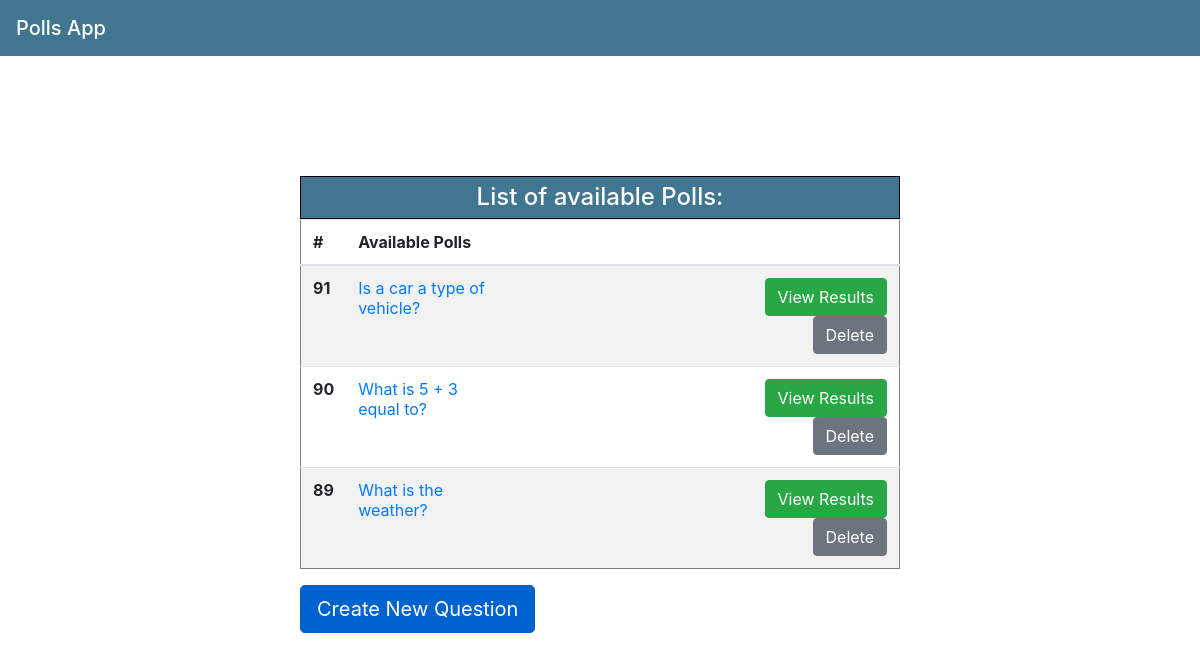
/polls/, run on an earlier commit of the app's database.
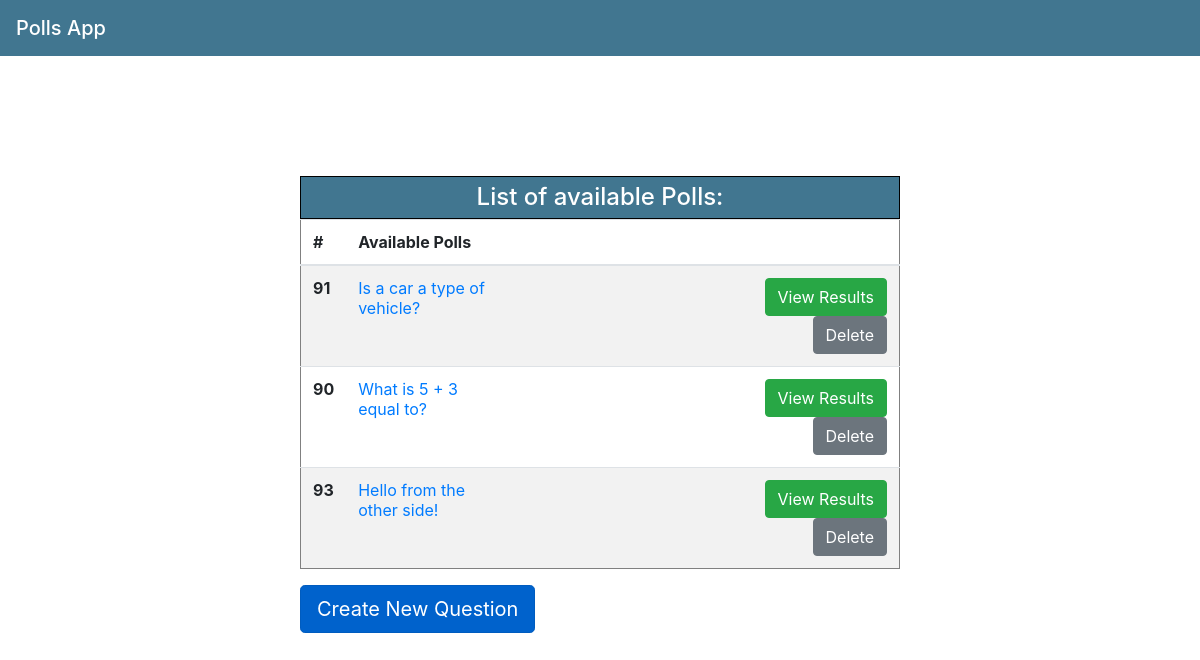
And on a later commit of the database.
### polls/models.py (models this page shows, shortened)
class Question(models.Model):
    question_text = models.CharField(max_length=200)
    pub_date = models.DateTimeField('date published')

### polls/views.py (the view)
# urls.py: path('', views.IndexView.as_view(), name='index'),
class IndexView(generic.ListView):
    template_name = 'polls/index.html'
    context_object_name = 'latest_question_list'
    def get_queryset(self):
        return Question.objects.order_by('-pub_date')[:6]

### polls/templates/polls/index.html
{% extends 'polls/base.html' %}
{% block content %}
    <div class="pollsContainer">
        <table class="table table-striped pollsTable">
             <thead>
                    <tr>
                        <h4 class = "listTitle">List of available Polls:</h4>
                    </tr>
                    <tr class="rowTable">
                        <th scope="col">#</th>
                        <th scope="col">Available Polls</th>
                        <th scope="col"></th>
                    </tr>
             </thead>
             <tbody>
                {% for question in latest_question_list %}
                    <tr>
                        <th scope="row">{{question.id}}</th>
                        <td><a href="{% url 'polls:detail' question.id %}">{{ question.question_text }}</a></td>
                        <td class="deleteCol"><a class="btn btn-success deleteLink" href="{% url 'polls:results' question.id %}">View Results</a><a class="btn btn-secondary deleteLink" href="{% url 'polls:delete' question.id %}">Delete</a></td>
                    </tr>
               {% endfor %}
             </tbody>
        </table>
        <a class="btn btn-primary btn-lg active" href="{% url 'polls:newQuestion'%}">Create New Question</a>
    </div>
{% endblock %}

What changed in the data, as far as the page shows it:
removed Question: id "89", question_text "What is the weather?"
added Question: id "93", question_text "Hello from the other side!"
